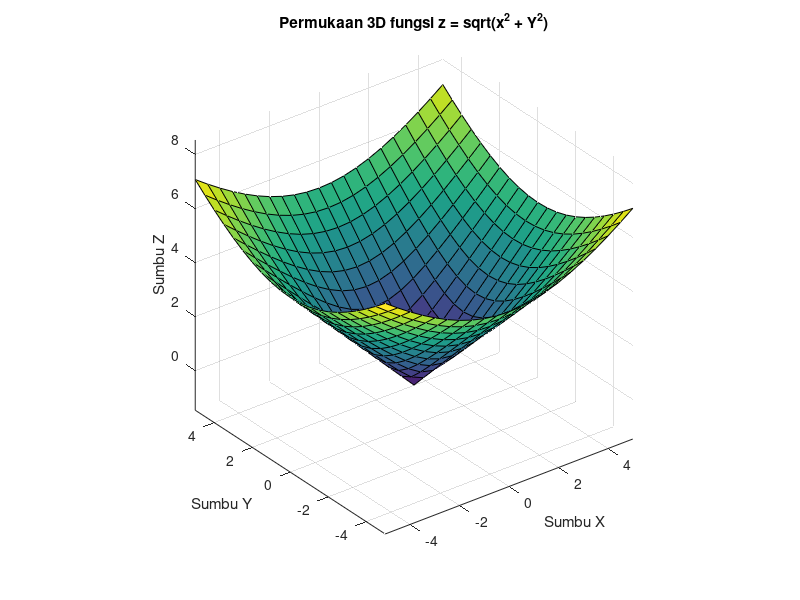

This chart was generated by the following MATLAB code:
n = -5:0.5:5;
[X, Y] = meshgrid(n, n);
Z = sqrt(X.^2 + Y.^2);
figure(2);
surf(X, Y, Z);
title('Permukaan 3D fungsi z = sqrt(x^2 + Y^2)');
xlabel('Sumbu X');
ylabel('Sumbu Y');
zlabel('Sumbu Z');
axis equal;
